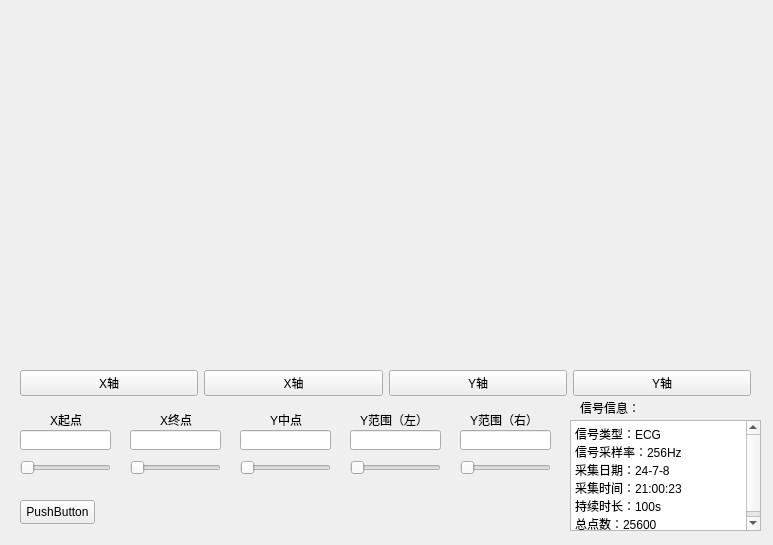
<?xml version="1.0" encoding="UTF-8"?>
<ui version="4.0">
 <class>Form</class>
 <widget class="QWidget" name="Form">
  <property name="geometry">
   <rect>
    <x>0</x>
    <y>0</y>
    <width>773</width>
    <height>545</height>
   </rect>
  </property>
  <property name="windowTitle">
   <string>Form</string>
  </property>
  <widget class="QWidget" name="verticalLayoutWidget">
   <property name="geometry">
    <rect>
     <x>20</x>
     <y>10</y>
     <width>731</width>
     <height>341</height>
    </rect>
   </property>
   <layout class="QVBoxLayout" name="verticalLayout">
    <item>
     <widget class="QWidget" name="plotWidget" native="true">
      <property name="autoFillBackground">
       <bool>true</bool>
      </property>
     </widget>
    </item>
   </layout>
  </widget>
  <widget class="QLabel" name="x_start">
   <property name="geometry">
    <rect>
     <x>50</x>
     <y>410</y>
     <width>32</width>
     <height>20</height>
    </rect>
   </property>
   <property name="text">
    <string>X起点</string>
   </property>
  </widget>
  <widget class="QLabel" name="x_end">
   <property name="geometry">
    <rect>
     <x>160</x>
     <y>410</y>
     <width>32</width>
     <height>20</height>
    </rect>
   </property>
   <property name="text">
    <string>X终点</string>
   </property>
  </widget>
  <widget class="QLabel" name="y_middle_3">
   <property name="geometry">
    <rect>
     <x>270</x>
     <y>410</y>
     <width>32</width>
     <height>20</height>
    </rect>
   </property>
   <property name="text">
    <string>Y中点</string>
   </property>
  </widget>
  <widget class="QLabel" name="y_range_left">
   <property name="geometry">
    <rect>
     <x>360</x>
     <y>410</y>
     <width>71</width>
     <height>20</height>
    </rect>
   </property>
   <property name="text">
    <string>Y范围（左）</string>
   </property>
  </widget>
  <widget class="QLineEdit" name="x_end_edit">
   <property name="geometry">
    <rect>
     <x>130</x>
     <y>430</y>
     <width>91</width>
     <height>20</height>
    </rect>
   </property>
  </widget>
  <widget class="QLineEdit" name="y_range_edit_right">
   <property name="geometry">
    <rect>
     <x>460</x>
     <y>430</y>
     <width>91</width>
     <height>20</height>
    </rect>
   </property>
  </widget>
  <widget class="QLineEdit" name="y_range_edit_left">
   <property name="geometry">
    <rect>
     <x>350</x>
     <y>430</y>
     <width>91</width>
     <height>20</height>
    </rect>
   </property>
  </widget>
  <widget class="QLineEdit" name="x_start_edit">
   <property name="geometry">
    <rect>
     <x>20</x>
     <y>430</y>
     <width>91</width>
     <height>20</height>
    </rect>
   </property>
  </widget>
  <widget class="QLineEdit" name="y_middle_edit">
   <property name="geometry">
    <rect>
     <x>240</x>
     <y>430</y>
     <width>91</width>
     <height>20</height>
    </rect>
   </property>
  </widget>
  <widget class="QLabel" name="y_range_righ">
   <property name="geometry">
    <rect>
     <x>470</x>
     <y>410</y>
     <width>71</width>
     <height>20</height>
    </rect>
   </property>
   <property name="text">
    <string>Y范围（右）</string>
   </property>
  </widget>
  <widget class="QSlider" name="x_start_slider">
   <property name="geometry">
    <rect>
     <x>20</x>
     <y>460</y>
     <width>91</width>
     <height>16</height>
    </rect>
   </property>
   <property name="orientation">
    <enum>Qt::Orientation::Horizontal</enum>
   </property>
  </widget>
  <widget class="QSlider" name="x_end_slider">
   <property name="geometry">
    <rect>
     <x>130</x>
     <y>460</y>
     <width>91</width>
     <height>16</height>
    </rect>
   </property>
   <property name="orientation">
    <enum>Qt::Orientation::Horizontal</enum>
   </property>
  </widget>
  <widget class="QSlider" name="horizontalSlider_3">
   <property name="geometry">
    <rect>
     <x>240</x>
     <y>460</y>
     <width>91</width>
     <height>16</height>
    </rect>
   </property>
   <property name="orientation">
    <enum>Qt::Orientation::Horizontal</enum>
   </property>
  </widget>
  <widget class="QSlider" name="horizontalSlider_4">
   <property name="geometry">
    <rect>
     <x>350</x>
     <y>460</y>
     <width>91</width>
     <height>16</height>
    </rect>
   </property>
   <property name="orientation">
    <enum>Qt::Orientation::Horizontal</enum>
   </property>
  </widget>
  <widget class="QSlider" name="horizontalSlider_5">
   <property name="geometry">
    <rect>
     <x>460</x>
     <y>460</y>
     <width>91</width>
     <height>16</height>
    </rect>
   </property>
   <property name="orientation">
    <enum>Qt::Orientation::Horizontal</enum>
   </property>
  </widget>
  <widget class="QLabel" name="signal_info">
   <property name="geometry">
    <rect>
     <x>580</x>
     <y>400</y>
     <width>71</width>
     <height>16</height>
    </rect>
   </property>
   <property name="text">
    <string>信号信息：</string>
   </property>
  </widget>
  <widget class="QTextEdit" name="textEdit">
   <property name="geometry">
    <rect>
     <x>570</x>
     <y>420</y>
     <width>191</width>
     <height>111</height>
    </rect>
   </property>
   <property name="html">
    <string>&lt;!DOCTYPE HTML PUBLIC &quot;-//W3C//DTD HTML 4.0//EN&quot; &quot;http://www.w3.org/TR/REC-html40/strict.dtd&quot;&gt;
&lt;html&gt;&lt;head&gt;&lt;meta name=&quot;qrichtext&quot; content=&quot;1&quot; /&gt;&lt;meta charset=&quot;utf-8&quot; /&gt;&lt;style type=&quot;text/css&quot;&gt;
p, li { white-space: pre-wrap; }
hr { height: 1px; border-width: 0; }
li.unchecked::marker { content: &quot;\2610&quot;; }
li.checked::marker { content: &quot;\2612&quot;; }
&lt;/style&gt;&lt;/head&gt;&lt;body style=&quot; font-family:'Microsoft YaHei UI'; font-size:9pt; font-weight:400; font-style:normal;&quot;&gt;
&lt;p style=&quot; margin-top:0px; margin-bottom:0px; margin-left:0px; margin-right:0px; -qt-block-indent:0; text-indent:0px;&quot;&gt;信号类型：ECG&lt;/p&gt;
&lt;p style=&quot; margin-top:0px; margin-bottom:0px; margin-left:0px; margin-right:0px; -qt-block-indent:0; text-indent:0px;&quot;&gt;信号采样率：256Hz&lt;/p&gt;
&lt;p style=&quot; margin-top:0px; margin-bottom:0px; margin-left:0px; margin-right:0px; -qt-block-indent:0; text-indent:0px;&quot;&gt;采集日期：24-7-8&lt;/p&gt;
&lt;p style=&quot; margin-top:0px; margin-bottom:0px; margin-left:0px; margin-right:0px; -qt-block-indent:0; text-indent:0px;&quot;&gt;采集时间：21:00:23&lt;/p&gt;
&lt;p style=&quot; margin-top:0px; margin-bottom:0px; margin-left:0px; margin-right:0px; -qt-block-indent:0; text-indent:0px;&quot;&gt;持续时长：100s&lt;/p&gt;
&lt;p style=&quot; margin-top:0px; margin-bottom:0px; margin-left:0px; margin-right:0px; -qt-block-indent:0; text-indent:0px;&quot;&gt;总点数：25600&lt;/p&gt;&lt;/body&gt;&lt;/html&gt;</string>
   </property>
  </widget>
  <widget class="QPushButton" name="_main_debug">
   <property name="geometry">
    <rect>
     <x>20</x>
     <y>500</y>
     <width>75</width>
     <height>24</height>
    </rect>
   </property>
   <property name="text">
    <string>PushButton</string>
   </property>
  </widget>
  <widget class="QWidget" name="">
   <property name="geometry">
    <rect>
     <x>20</x>
     <y>370</y>
     <width>731</width>
     <height>26</height>
    </rect>
   </property>
   <layout class="QHBoxLayout" name="horizontalLayout">
    <item>
     <widget class="QPushButton" name="zoomInXButton">
      <property name="text">
       <string>X轴</string>
      </property>
     </widget>
    </item>
    <item>
     <widget class="QPushButton" name="zoomOutXButton">
      <property name="text">
       <string>X轴</string>
      </property>
     </widget>
    </item>
    <item>
     <widget class="QPushButton" name="zoomInYButton">
      <property name="text">
       <string>Y轴</string>
      </property>
     </widget>
    </item>
    <item>
     <widget class="QPushButton" name="zoomOutYButton">
      <property name="text">
       <string>Y轴</string>
      </property>
     </widget>
    </item>
   </layout>
  </widget>
 </widget>
 <resources/>
 <connections/>
</ui>
